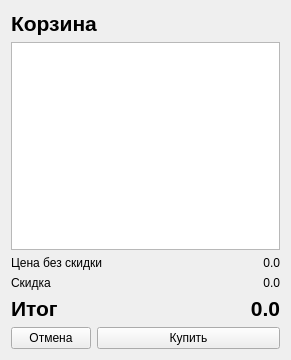
<?xml version="1.0" encoding="UTF-8"?>
<ui version="4.0">
 <class>ClientCartForm</class>
 <widget class="QWidget" name="ClientCartForm">
  <property name="geometry">
   <rect>
    <x>0</x>
    <y>0</y>
    <width>291</width>
    <height>360</height>
   </rect>
  </property>
  <property name="windowTitle">
   <string>Form</string>
  </property>
  <layout class="QVBoxLayout" name="verticalLayout" stretch="0,0,0,0,0,0">
   <item>
    <widget class="QLabel" name="label_5">
     <property name="font">
      <font>
       <pointsize>16</pointsize>
       <bold>true</bold>
      </font>
     </property>
     <property name="text">
      <string>Корзина</string>
     </property>
    </widget>
   </item>
   <item>
    <widget class="QTableWidget" name="twCart">
     <property name="sortingEnabled">
      <bool>true</bool>
     </property>
    </widget>
   </item>
   <item>
    <layout class="QHBoxLayout" name="horizontalLayout_4" stretch="1,0">
     <item>
      <widget class="QLabel" name="label_8">
       <property name="text">
        <string>Цена без скидки</string>
       </property>
      </widget>
     </item>
     <item>
      <widget class="QLabel" name="lCostWithoutDiscount">
       <property name="text">
        <string>0.0</string>
       </property>
       <property name="alignment">
        <set>Qt::AlignmentFlag::AlignRight|Qt::AlignmentFlag::AlignTrailing|Qt::AlignmentFlag::AlignVCenter</set>
       </property>
      </widget>
     </item>
    </layout>
   </item>
   <item>
    <layout class="QHBoxLayout" name="horizontalLayout_3" stretch="1,0">
     <item>
      <widget class="QLabel" name="label_6">
       <property name="text">
        <string>Скидка</string>
       </property>
      </widget>
     </item>
     <item>
      <widget class="QLabel" name="lDiscount">
       <property name="text">
        <string>0.0</string>
       </property>
       <property name="alignment">
        <set>Qt::AlignmentFlag::AlignRight|Qt::AlignmentFlag::AlignTrailing|Qt::AlignmentFlag::AlignVCenter</set>
       </property>
      </widget>
     </item>
    </layout>
   </item>
   <item>
    <layout class="QHBoxLayout" name="horizontalLayout_2" stretch="1,0">
     <item>
      <widget class="QLabel" name="label_4">
       <property name="font">
        <font>
         <pointsize>16</pointsize>
         <bold>true</bold>
        </font>
       </property>
       <property name="text">
        <string>Итог</string>
       </property>
      </widget>
     </item>
     <item>
      <widget class="QLabel" name="lTotal">
       <property name="font">
        <font>
         <pointsize>16</pointsize>
         <bold>true</bold>
        </font>
       </property>
       <property name="text">
        <string>0.0</string>
       </property>
       <property name="alignment">
        <set>Qt::AlignmentFlag::AlignRight|Qt::AlignmentFlag::AlignTrailing|Qt::AlignmentFlag::AlignVCenter</set>
       </property>
      </widget>
     </item>
    </layout>
   </item>
   <item>
    <layout class="QHBoxLayout" name="horizontalLayout" stretch="2,8">
     <item>
      <widget class="QPushButton" name="pbCancel">
       <property name="text">
        <string>Отмена</string>
       </property>
      </widget>
     </item>
     <item>
      <widget class="QPushButton" name="pbBuy">
       <property name="text">
        <string>Купить</string>
       </property>
      </widget>
     </item>
    </layout>
   </item>
  </layout>
 </widget>
 <resources/>
 <connections/>
</ui>
